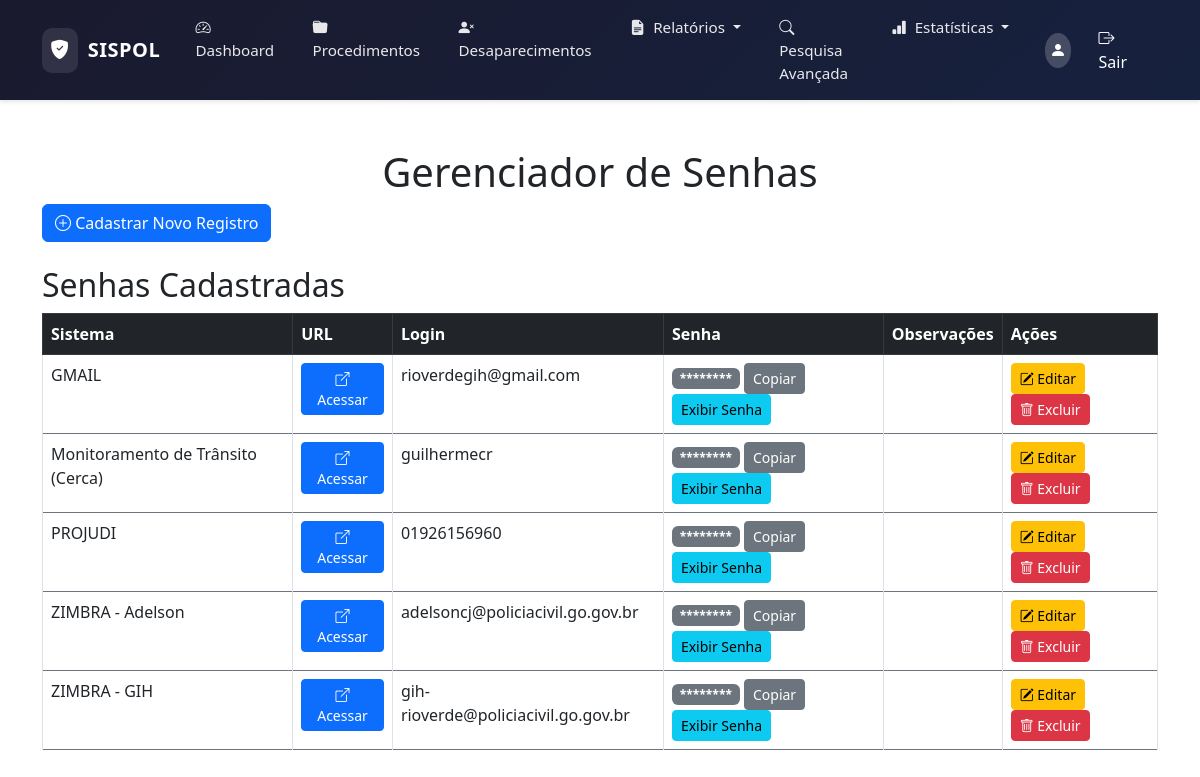
/public/senhas.php (signed in), run on the app's committed database.
### tables this page shows
CREATE TABLE `Senhas` (
  `id` int NOT NULL,
  `sistema` varchar(255) NOT NULL,
  `url` varchar(255) DEFAULT NULL,
  `login` varchar(255) NOT NULL,
  `senha` varchar(255) NOT NULL,
  `observacoes` text
);

### includes/functions.php (called while the page is built, shortened)
<?php
function decrypt_password($encrypted_password) {
    list($encrypted_data, $iv) = explode('::', base64_decode($encrypted_password), 2);
    return openssl_decrypt($encrypted_data, 'aes-256-cbc', ENCRYPTION_KEY, 0, $iv);
}

### public/senhas.php (the view, shortened to what this page needs)
<?php
include '../includes/header.php';
$stmt = $pdo->query("SELECT * FROM Senhas ORDER BY sistema ASC");
$sistemas = $stmt->fetchAll(PDO::FETCH_ASSOC);
?>
<!DOCTYPE html>
<html lang="en">
<head>
    <link href="https://cdn.jsdelivr.net/npm/bootstrap@5.3.0/dist/css/bootstrap.min.css" rel="stylesheet">
</head>
<body>
<div class="container mt-5" style="max-width: 95%; margin: 0 auto;">
    <h1 class="text-center">Gerenciador de Senhas</h1>
    <button id="btn-novo-registro" class="btn btn-primary mb-4">
        <i class="bi bi-plus-circle"></i> Cadastrar Novo Registro
    </button>
    <h2>Senhas Cadastradas</h2>
    <table class="table table-bordered">
        <thead class="table-dark">
        <tr>
            <th>Sistema</th>
            <th>URL</th>
            <th>Login</th>
            <th>Senha</th>
            <th>Observações</th>
            <th>Ações</th>
        </tr>
        </thead>
        <tbody>
        <?php foreach ($sistemas as $sistema): ?>
            <tr>
                <td><?= htmlspecialchars($sistema['sistema']) ?></td>
<td>
    <a href="<?= htmlspecialchars($sistema['url']) ?>" target="_blank" class="btn btn-primary btn-sm">
        <i class="bi bi-box-arrow-up-right"></i> Acessar
    </a>
</td>
                <td><?= htmlspecialchars($sistema['login']) ?></td>
<td>
    <span class="senha-mascarada badge bg-secondary text-wrap" id="senha-<?= $sistema['id'] ?>">********</span>
    <button class="btn btn-sm btn-secondary btn-copiar-senha"
        data-senha="<?= htmlspecialchars(decrypt_password($sistema['senha'])) ?>">Copiar</button>
    <button class="btn btn-sm btn-info btn-exibir-senha"
        data-id="<?= $sistema['id'] ?>"
        data-senha="<?= htmlspecialchars(decrypt_password($sistema['senha'])) ?>">Exibir Senha</button>
</td>
                <td><?= htmlspecialchars($sistema['observacoes']) ?></td>
                <td>
                    <button onclick="editarRegistro(<?= $sistema['id'] ?>)" class="btn btn-warning btn-sm">
                        <i class="bi bi-pencil-square"></i> Editar
                    </button>
<a href="senhas.php?delete_id=<?= $sistema['id'] ?>"
   class="btn btn-danger btn-sm"
   onclick="return confirm('Tem certeza de que deseja excluir este registro? Esta ação não pode ser desfeita.')">
    <i class="bi bi-trash"></i> Excluir
</a>
                </td>
            </tr>
        <?php endforeach; ?>
        </tbody>
    </table>
</div>
<link rel="stylesheet" href="https://cdn.jsdelivr.net/npm/bootstrap-icons/font/bootstrap-icons.css">
</body>
</html>

### assets/css/styles.css (style rules this page uses)
html, body { height: 100%; margin: 0; display: flex; flex-direction: column; }
.badge { border-radius: 20px; padding: 0.4rem 0.8rem; font-size: 0.85rem; text-transform: capitalize; }
.table td, .table th { vertical-align: middle; }
.table td { padding: 15px 15px; vertical-align: top; }
.table tbody tr { border-top: 1px solid #6c757d; border-bottom: 1px solid #6c757d; }

### data on the page
senhas: sistema "GMAIL", login "rioverdegih@gmail.com"
senhas: sistema "Monitoramento de Trânsito (Cerca)", login "guilhermecr"
senhas: sistema "PROJUDI", login "01926156960"
senhas: sistema "ZIMBRA - Adelson", login "adelsoncj@policiacivil.go.gov.br"
senhas: sistema "ZIMBRA - GIH", login "gih-rioverde@policiacivil.go.gov.br"
